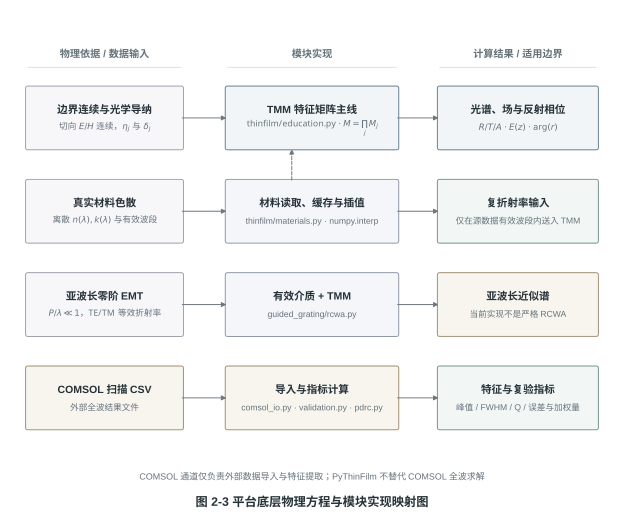

Recreate this plot in Python.
"""Draw Fig. 2-3: mapping from physical basis to PyThinFilm modules."""

from pathlib import Path

import matplotlib as mpl
import matplotlib.pyplot as plt
from matplotlib.patches import FancyArrowPatch, FancyBboxPatch


OUT_DIR = Path(__file__).resolve().parent
STEM = OUT_DIR / "fig_2_3_physics_mapping"

# 165 x 137 mm: A4 Word body-width landscape schematic.
WIDTH_IN = 6.50
HEIGHT_IN = 5.40

INK = "#263238"
MUTED = "#65727A"
ARROW = "#6D777E"

STYLES = {
    "main": ("#F5F6FA", "#8A92A3"),
    "intermediate": ("#F7F6F9", "#9C9AA8"),
    "core": ("#F1F5F7", "#6F8796"),
    "branch": ("#F7F6F9", "#9C9AA8"),
    "verify": ("#F2F7F6", "#7D9A96"),
    "analysis": ("#F8F5EF", "#A5957E"),
}


mpl.rcParams.update(
    {
        "font.family": "sans-serif",
        "font.sans-serif": ["Microsoft YaHei", "Arial", "SimHei", "DejaVu Sans"],
        "font.size": 8.0,
        "text.color": INK,
        "svg.fonttype": "none",
        "axes.unicode_minus": False,
        "figure.facecolor": "white",
        "savefig.facecolor": "white",
    }
)


def box(ax, x, y, w, h, title, detail, *, style="main", title_size=7.9, detail_size=6.45):
    face, edge = STYLES[style]
    patch = FancyBboxPatch(
        (x, y),
        w,
        h,
        boxstyle="round,pad=0.004,rounding_size=0.004",
        facecolor=face,
        edgecolor=edge,
        linewidth=0.78 if style in ("core", "verify", "analysis") else 0.70,
        transform=ax.transAxes,
        clip_on=False,
    )
    ax.add_patch(patch)
    ax.text(
        x + w / 2,
        y + h * 0.63,
        title,
        fontsize=title_size,
        fontweight="semibold",
        ha="center",
        va="center",
        transform=ax.transAxes,
    )
    ax.text(
        x + w / 2,
        y + h * 0.33,
        detail,
        fontsize=detail_size,
        color=MUTED,
        ha="center",
        va="center",
        linespacing=1.28,
        transform=ax.transAxes,
    )


def arrow(ax, start, end, *, rad=0.0, dashed=False):
    ax.add_patch(
        FancyArrowPatch(
            start,
            end,
            arrowstyle="-|>",
            connectionstyle=f"arc3,rad={rad}",
            mutation_scale=7.5,
            linewidth=0.72,
            linestyle="--" if dashed else "-",
            color=ARROW,
            shrinkA=1,
            shrinkB=1,
            transform=ax.transAxes,
            clip_on=False,
        )
    )


def draw():
    fig, ax = plt.subplots(figsize=(WIDTH_IN, HEIGHT_IN))
    ax.set_xlim(0, 1)
    ax.set_ylim(0, 1)
    ax.axis("off")

    col_x = [0.045, 0.365, 0.705]
    col_w = [0.245, 0.270, 0.250]
    row_y = [0.715, 0.535, 0.355, 0.175]
    h = 0.115

    headers = ["物理依据 / 数据输入", "模块实现", "计算结果 / 适用边界"]
    for x, w, label in zip(col_x, col_w, headers):
        ax.text(
            x + w / 2,
            0.895,
            label,
            fontsize=7.6,
            fontweight="semibold",
            color=MUTED,
            ha="center",
            va="center",
            transform=ax.transAxes,
        )
        ax.plot(
            [x, x + w],
            [0.870, 0.870],
            color="#D8DDE0",
            linewidth=0.65,
            transform=ax.transAxes,
        )

    # TMM core lane.
    box(
        ax,
        col_x[0],
        row_y[0],
        col_w[0],
        h,
        "边界连续与光学导纳",
        r"切向 $E/H$ 连续，$\eta_j$ 与 $\delta_j$",
        style="intermediate",
    )
    box(
        ax,
        col_x[1],
        row_y[0],
        col_w[1],
        h,
        "TMM 特征矩阵主线",
        r"thinfilm/education.py · $M=\prod_j M_j$",
        style="core",
    )
    box(
        ax,
        col_x[2],
        row_y[0],
        col_w[2],
        h,
        "光谱、场与反射相位",
        r"$R/T/A$ · $E(z)$ · $\arg(r)$",
        style="core",
    )

    # Real-material lane.
    box(
        ax,
        col_x[0],
        row_y[1],
        col_w[0],
        h,
        "真实材料色散",
        r"离散 $n(\lambda), k(\lambda)$ 与有效波段",
        style="intermediate",
    )
    box(
        ax,
        col_x[1],
        row_y[1],
        col_w[1],
        h,
        "材料读取、缓存与插值",
        "thinfilm/materials.py · numpy.interp",
        style="main",
    )
    box(
        ax,
        col_x[2],
        row_y[1],
        col_w[2],
        h,
        "复折射率输入",
        "仅在源数据有效波段内送入 TMM",
        style="verify",
    )

    # EMT lane, explicitly bounded.
    box(
        ax,
        col_x[0],
        row_y[2],
        col_w[0],
        h,
        "亚波长零阶 EMT",
        r"$P/\lambda\ll1$，TE/TM 等效折射率",
        style="intermediate",
    )
    box(
        ax,
        col_x[1],
        row_y[2],
        col_w[1],
        h,
        "有效介质 + TMM",
        "guided_grating/rcwa.py",
        style="main",
    )
    box(
        ax,
        col_x[2],
        row_y[2],
        col_w[2],
        h,
        "亚波长近似谱",
        "当前实现不是严格 RCWA",
        style="analysis",
    )

    # External-data lane, kept separate from internal solvers.
    box(
        ax,
        col_x[0],
        row_y[3],
        col_w[0],
        h,
        "COMSOL 扫描 CSV",
        "外部全波结果文件",
        style="analysis",
    )
    box(
        ax,
        col_x[1],
        row_y[3],
        col_w[1],
        h,
        "导入与指标计算",
        "comsol_io.py · validation.py · pdrc.py",
        style="analysis",
    )
    box(
        ax,
        col_x[2],
        row_y[3],
        col_w[2],
        h,
        "特征与复验指标",
        "峰值 / FWHM / Q / 误差与加权量",
        style="verify",
    )

    # Horizontal mappings.
    for y in row_y:
        arrow(ax, (col_x[0] + col_w[0], y + h / 2), (col_x[1], y + h / 2))
        arrow(ax, (col_x[1] + col_w[1], y + h / 2), (col_x[2], y + h / 2))

    # Dependency arrows: material data and EMT feed/reuse the TMM core.
    arrow(
        ax,
        (col_x[1] + col_w[1] * 0.38, row_y[1] + h),
        (col_x[1] + col_w[1] * 0.38, row_y[0]),
        dashed=True,
    )
    ax.text(
        0.50,
        0.080,
        "COMSOL 通道仅负责外部数据导入与特征提取；PyThinFilm 不替代 COMSOL 全波求解",
        fontsize=6.7,
        color=MUTED,
        ha="center",
        va="center",
        transform=ax.transAxes,
    )
    ax.text(
        0.50,
        0.018,
        "图 2-3  平台底层物理方程与模块实现映射图",
        fontsize=9.2,
        fontweight="semibold",
        color=INK,
        ha="center",
        va="bottom",
        transform=ax.transAxes,
    )

    fig.subplots_adjust(left=0, right=1, bottom=0, top=1)
    fig.savefig(STEM.with_suffix(".svg"), format="svg", bbox_inches=None)
    fig.savefig(STEM.with_suffix(".png"), format="png", dpi=300, bbox_inches=None)
    plt.close(fig)


if __name__ == "__main__":
    draw()
